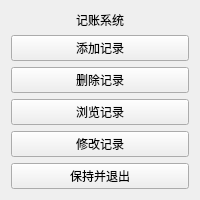
<?xml version="1.0" encoding="UTF-8"?>
<ui version="4.0">
 <class>Main_Scree</class>
 <widget class="QWidget" name="Main_Scree">
  <property name="windowTitle">
   <string>Main_Scree</string>
  </property>
  <layout class="QVBoxLayout" name="verticalLayout">
   <item>
    <widget class="QLabel" name="label">
     <property name="layoutDirection">
      <enum>Qt::LeftToRight</enum>
     </property>
     <property name="text">
      <string>记账系统</string>
     </property>
     <property name="alignment">
      <set>Qt::AlignCenter</set>
     </property>
    </widget>
   </item>
   <item>
    <widget class="QPushButton" name="pushButton">
     <property name="text">
      <string>添加记录</string>
     </property>
    </widget>
   </item>
   <item>
    <widget class="QPushButton" name="pushButton_4">
     <property name="text">
      <string>删除记录</string>
     </property>
    </widget>
   </item>
   <item>
    <widget class="QPushButton" name="pushButton_3">
     <property name="text">
      <string>浏览记录</string>
     </property>
    </widget>
   </item>
   <item>
    <widget class="QPushButton" name="pushButton_2">
     <property name="text">
      <string>修改记录</string>
     </property>
    </widget>
   </item>
   <item>
    <widget class="QPushButton" name="pushButton_5">
     <property name="text">
      <string>保持并退出</string>
     </property>
    </widget>
   </item>
  </layout>
 </widget>
 <resources/>
 <connections/>
</ui>
